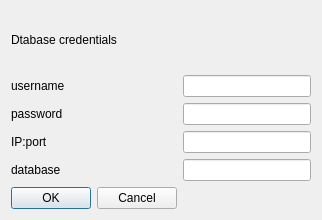
<?xml version="1.0" encoding="UTF-8"?>
<ui version="4.0">
 <class>databaseConnectionDialog</class>
 <widget class="QDialog" name="databaseConnectionDialog">
  <property name="geometry">
   <rect>
    <x>0</x>
    <y>0</y>
    <width>322</width>
    <height>220</height>
   </rect>
  </property>
  <property name="windowTitle">
   <string>databaseConnectionDialog</string>
  </property>
  <layout class="QGridLayout" name="gridLayout">
   <item row="1" column="0">
    <widget class="QLabel" name="label">
     <property name="text">
      <string>username</string>
     </property>
    </widget>
   </item>
   <item row="2" column="0">
    <widget class="QLabel" name="label_3">
     <property name="text">
      <string>password</string>
     </property>
    </widget>
   </item>
   <item row="3" column="1">
    <widget class="QLineEdit" name="host">
     <property name="text">
      <string comment="localhost"/>
     </property>
     <property name="placeholderText">
      <string comment="localhost"/>
     </property>
     <property name="clearButtonEnabled">
      <bool>true</bool>
     </property>
    </widget>
   </item>
   <item row="4" column="1">
    <widget class="QLineEdit" name="database">
     <property name="text">
      <string comment="gprinter"/>
     </property>
     <property name="frame">
      <bool>true</bool>
     </property>
     <property name="placeholderText">
      <string comment="gprinter"/>
     </property>
     <property name="clearButtonEnabled">
      <bool>true</bool>
     </property>
    </widget>
   </item>
   <item row="1" column="1">
    <widget class="QLineEdit" name="username">
     <property name="text">
      <string comment="csger"/>
     </property>
     <property name="placeholderText">
      <string comment="csger"/>
     </property>
     <property name="clearButtonEnabled">
      <bool>true</bool>
     </property>
    </widget>
   </item>
   <item row="4" column="0">
    <widget class="QLabel" name="label_5">
     <property name="text">
      <string>database</string>
     </property>
    </widget>
   </item>
   <item row="2" column="1">
    <widget class="QLineEdit" name="password">
     <property name="clearButtonEnabled">
      <bool>true</bool>
     </property>
    </widget>
   </item>
   <item row="3" column="0">
    <widget class="QLabel" name="label_4">
     <property name="text">
      <string>IP:port</string>
     </property>
    </widget>
   </item>
   <item row="5" column="0">
    <widget class="QDialogButtonBox" name="buttonBox">
     <property name="standardButtons">
      <set>QDialogButtonBox::Cancel|QDialogButtonBox::Ok</set>
     </property>
    </widget>
   </item>
   <item row="0" column="0">
    <widget class="QLabel" name="label_2">
     <property name="text">
      <string>Dtabase credentials</string>
     </property>
     <property name="textFormat">
      <enum>Qt::AutoText</enum>
     </property>
    </widget>
   </item>
  </layout>
 </widget>
 <resources/>
 <connections>
  <connection>
   <sender>buttonBox</sender>
   <signal>accepted()</signal>
   <receiver>databaseConnectionDialog</receiver>
   <slot>accept()</slot>
   <hints>
    <hint type="sourcelabel">
     <x>183</x>
     <y>154</y>
    </hint>
    <hint type="destinationlabel">
     <x>154</x>
     <y>90</y>
    </hint>
   </hints>
  </connection>
  <connection>
   <sender>buttonBox</sender>
   <signal>rejected()</signal>
   <receiver>databaseConnectionDialog</receiver>
   <slot>reject()</slot>
   <hints>
    <hint type="sourcelabel">
     <x>183</x>
     <y>154</y>
    </hint>
    <hint type="destinationlabel">
     <x>154</x>
     <y>90</y>
    </hint>
   </hints>
  </connection>
 </connections>
</ui>
